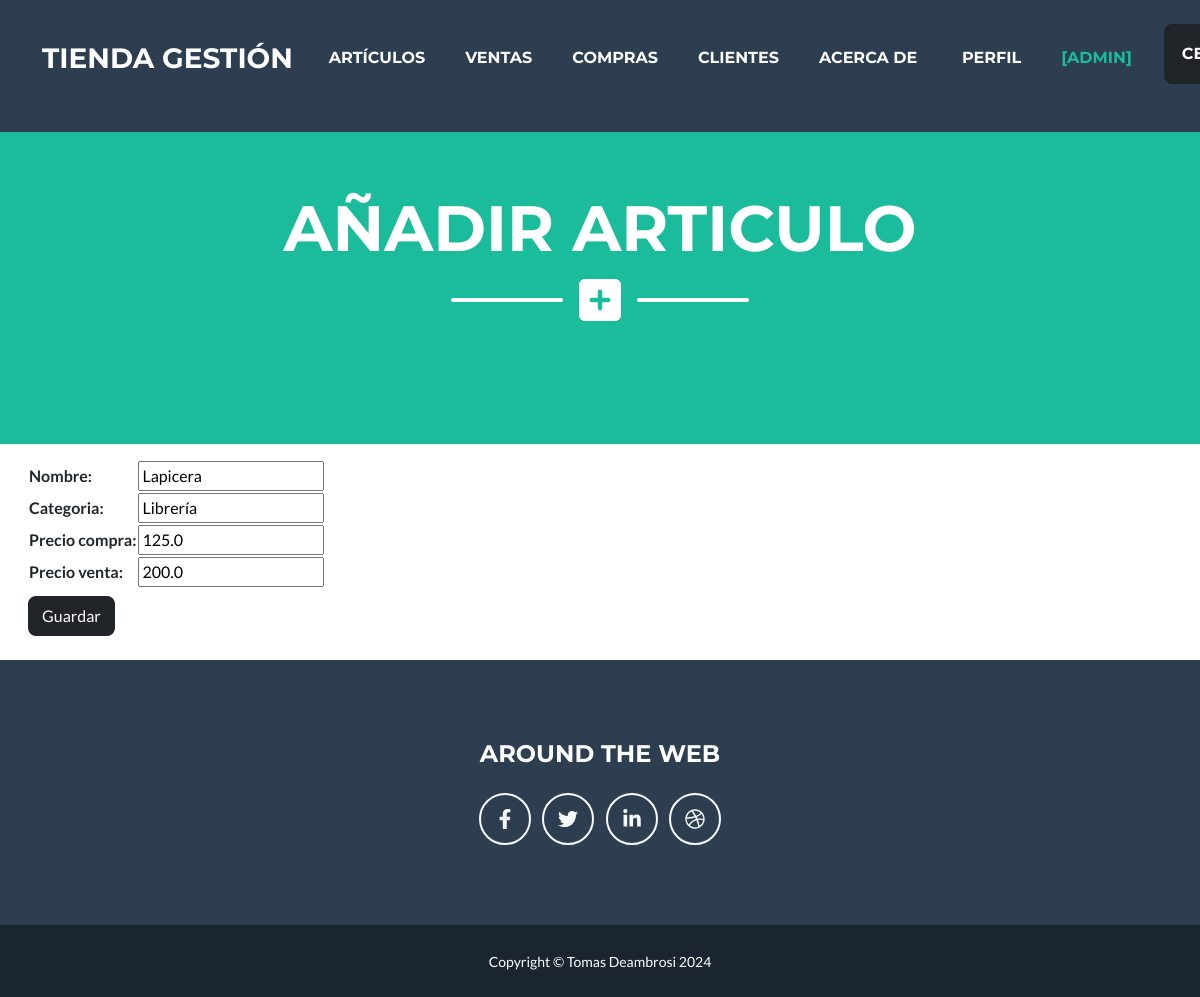
The app's page /articulos_update/7/ (signed in) with its own data.
### aplicacion/models.py (models this page shows, shortened)
class Articulo(models.Model):
    nombre = models.CharField(max_length=60)
    categoria = models.CharField(max_length=60)
    precio_compra = models.FloatField()
    precio_venta = models.FloatField()
    class Meta:
        verbose_name = "Artículo"
        verbose_name_plural = "Artículos"

### aplicacion/views.py (the view)
# urls.py: path('articulos_update/<int:pk>/', ArticuloUpdate.as_view(), name="articulos_update"),
class ArticuloUpdate(LoginRequiredMixin, UpdateView):
    model = Articulo
    fields = ["nombre", "categoria", "precio_compra", "precio_venta"]
    success_url = reverse_lazy("articulos")

### aplicacion/templates/aplicacion/articulo_form.html (shortened to what this page needs)
{% extends "aplicacion/index.html" %}
{%load static%}
{% block titulo %}
    <h1 class="masthead-heading text-uppercase mb-0">Añadir Articulo</h1>
{% endblock titulo %}
{% block icono %}
    <div class="divider-custom-icon"><i class="fa-solid fa-square-plus fa-xl"></i></div>
{% endblock icono %}
{% block contenido %}
    <div class="container m-3">
        <form action = "" method = "post">
            <table>
                {{ form.as_table }}
            </table>
            <input type="submit" value="Guardar" class="btn btn-dark my-2">
        </form>
    </div>
{% endblock contenido %}

### aplicacion/templates/aplicacion/index.html (shortened to what this page needs)
<!DOCTYPE html>
<html lang="en">
    <head>
        {% load static %}
        <link href="{% static 'css/styles.css' %}" rel="stylesheet" />
    </head>
    <body id="page-top">
        <nav class="navbar navbar-expand-lg bg-secondary text-uppercase fixed-top" id="mainNav">
            <div class="container">
                <a class="navbar-brand mb-3" href="{% url 'index' %}">Tienda Gestión</a>
                <div class="collapse navbar-collapse d-flex justify-content-between" id="navbarResponsive">
                    <ul class="navbar-nav ms-auto">
                        {% if user.is_authenticated %}
                            <li class="nav-item mx-0 mx-lg-1"><a class="nav-link py-3 px-0 px-lg-3 rounded" href="{% url 'articulos' %}">Artículos</a></li>
                            <li class="nav-item mx-0 mx-lg-1"><a class="nav-link py-3 px-0 px-lg-3 rounded" href="{% url 'ventas' %}">Ventas</a></li>
                            <li class="nav-item mx-0 mx-lg-1"><a class="nav-link py-3 px-0 px-lg-3 rounded" href="{% url 'compras' %}">Compras</a></li>
                            <li class="nav-item mx-0 mx-lg-1"><a class="nav-link py-3 px-0 px-lg-3 rounded" href="{% url 'clientes' %}">Clientes</a></li>
                            <li class="nav-item mx-0 mx-lg-1"><a class="nav-link py-3 px-0 px-lg-3 rounded" href="{% url 'acerca_de' %}" style="width:135px">Acerca de</a></li>
                            <li class="nav-item mx-0 mx-lg-1"><a class="nav-link py-3 px-0 px-lg-3 rounded" href="{% url 'perfil' %}">Perfil</a></li>
                            <li class="nav-item mx-0 mx-lg-1"><p class="nav-link py-3 px-0 px-lg-3 rounded" style="color:#1abc9c">[{{user.username}}]</p></li>
                        {% endif %}
                    </ul>
                </div>
                {% if user.is_authenticated %}
                    <div class="container pb-4">
                        <form method="post" action="{% url 'logout' %}" style="width: 200px">
                            <button class="btn btn-dark nav-link py-3 px-0 px-lg-3 rounded" href="" style="color:white">CERRAR SESIÓN</button>
                        </form>
                    </div>
                {% endif %}
            </div>
        </nav>
        <header class="masthead bg-primary text-white text-center">
            <div class="container d-flex align-items-center flex-column">
                {% block titulo %}{% endblock titulo %}
                <div class="divider-custom divider-light">
                    <div class="divider-custom-line"></div>
                    {% block icono %}{% endblock icono %}
                    <div class="divider-custom-line"></div>
                </div>
            </div>
        </header>
        <main>
            {% block contenido%}
            {% endblock contenido%}
        </main>
        <footer class="footer text-center">
            <div class="container">
                <div class="row">
                    <div class="col-lg mb-5 mb-lg-0">
                        <h4 class="text-uppercase mb-4">Around the Web</h4>
                        <a class="btn btn-outline-light btn-social mx-1" href="#!"><i class="fab fa-fw fa-facebook-f"></i></a>
                        <a class="btn btn-outline-light btn-social mx-1" href="#!"><i class="fab fa-fw fa-twitter"></i></a>
                        <a class="btn btn-outline-light btn-social mx-1" href="#!"><i class="fab fa-fw fa-linkedin-in"></i></a>
                        <a class="btn btn-outline-light btn-social mx-1" href="#!"><i class="fab fa-fw fa-dribbble"></i></a>
                    </div>
                </div>
            </div>
        </footer>
        <div class="copyright py-4 text-center text-white">
            <div class="container"><small>Copyright &copy; Tomas Deambrosi 2024</small></div>
        </div>
    </body>
</html>

### records on screen
Articulo: nombre "Lapicera", categoria "Librería", precio_compra "125.0", precio_venta "200.0"

### other values on screen
{{ user.username }} "ADMIN"
